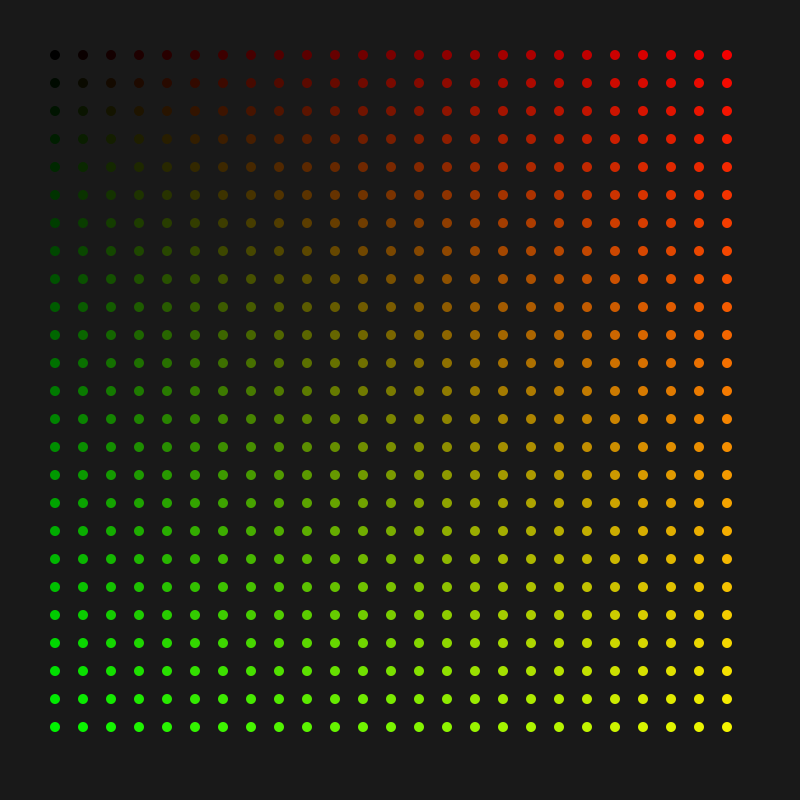
Frame 1 (no input)
Frame 60 (the mouse pressed at the canvas centre just before this capture): identical to frame 1, image omitted
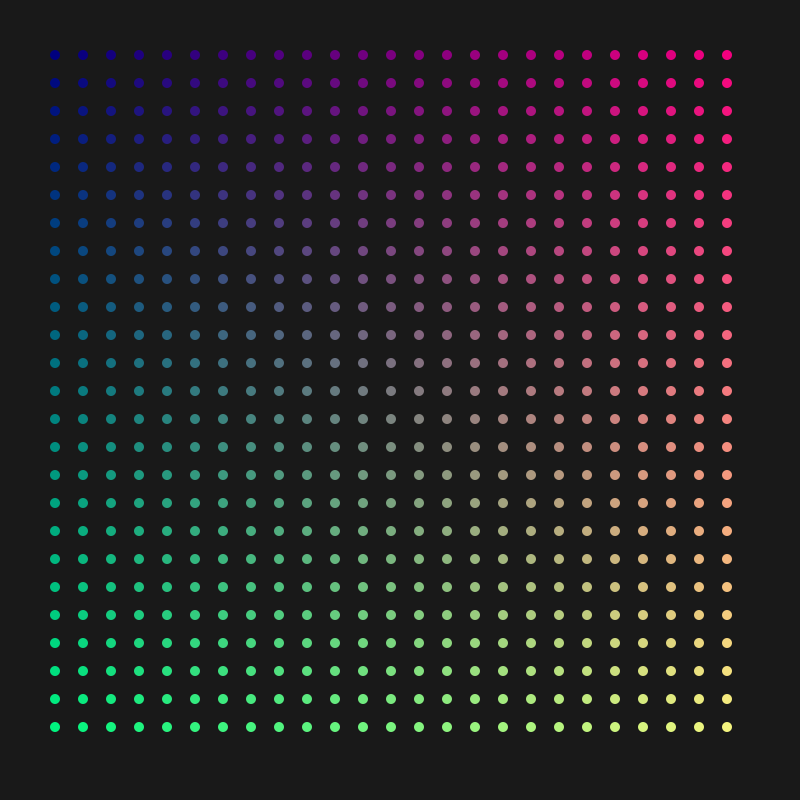
Frame 120 (the mouse held since frame 60 and released just before this capture)

The Processing sketch that drew these frames (run headless with seeded random() and noise(); from frame 60 on, the mouse is pressed at the canvas centre):

// Processing sketch: Refine_06_RGB
// ── Refine_06_RGB.pde

int margin = 50;
int ellipseCount = 25;
int ellipseSize = 10;
int ellipseSpacing;

void setup() {
  size(800, 800);
  colorMode(RGB, 100); // Second value is range of color scale (eg, 0–100);
  ellipseSpacing = (width-2*margin)/ellipseCount;
}

void draw() {
  background(10);
  noStroke();
  for (int i=0; i<ellipseCount; i++) {
    for (int n=0; n<ellipseCount; n++) {
      float r = map(n, 0, ellipseCount, 0, 100);
      float g = map(i, 0, ellipseCount, 0, 100);
      float b = map(mouseX, 0, width, 0, 100);;
      fill(color(r, g, b));
      ellipseMode(CORNER);
      ellipse(n*ellipseSpacing+margin, i*ellipseSpacing+margin, ellipseSize, ellipseSize);
    }
  }
}
